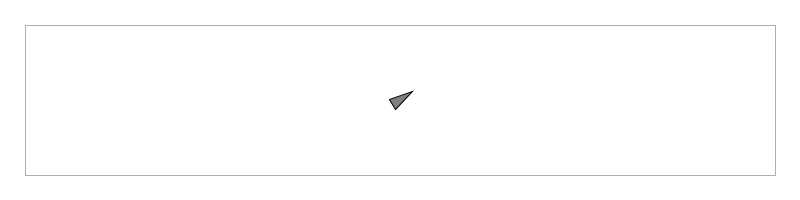
Frame 1 (no input)
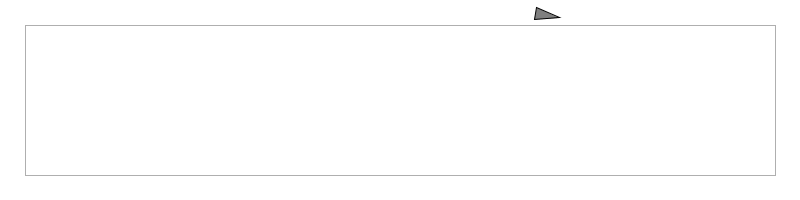
Frame 60 (the mouse pressed at the canvas centre just before this capture)
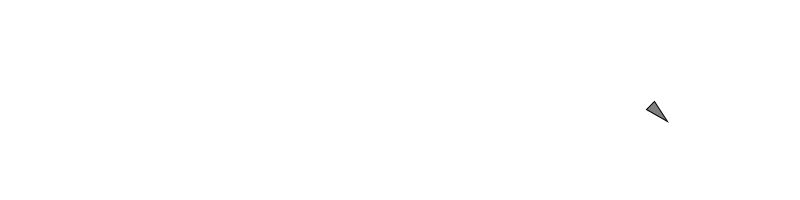
Frame 120 (the mouse held since frame 60 and released just before this capture)

The Processing sketch that drew these frames (run headless with seeded random() and noise(); from frame 60 on, the mouse is pressed at the canvas centre):

// Processing sketch: NOC_6_03_StayWithinWalls
// ── NOC_6_03_StayWithinWalls.pde
// Stay Within Walls
// Daniel Shiffman <http://www.shiffman.net>
// The Nature of Code

// "Made-up" Steering behavior to stay within walls


Vehicle v;
boolean debug = true;

float d = 25;


void setup() {
  size(800, 200);
  v = new Vehicle(width/2, height/2);
  smooth();
}

void draw() {
  background(255);

  if (debug) {
    stroke(175);
    noFill();
    rectMode(CENTER);
    rect(width/2, height/2, width-d*2, height-d*2);
  }

  v.boundaries();
  v.run();
}

void mousePressed() {
  debug = !debug;
}


// ── Vehicle.pde
// The Nature of Code
// Daniel Shiffman
// http://natureofcode.com

// The "Vehicle" class

class Vehicle {

  PVector location;
  PVector velocity;
  PVector acceleration;
  float r;

  float maxspeed;
  float maxforce;

  Vehicle(float x, float y) {
    acceleration = new PVector(0, 0);
    velocity = new PVector(3, -2);
    velocity.mult(5);
    location = new PVector(x, y);
    r = 6;
    maxspeed = 3;
    maxforce = 0.15;
  }

  void run() {
    update();
    display();
  }

  // Method to update location
  void update() {
    // Update velocity
    velocity.add(acceleration);
    // Limit speed
    velocity.limit(maxspeed);
    location.add(velocity);
    // Reset accelertion to 0 each cycle
    acceleration.mult(0);
  }

  void boundaries() {

    PVector desired = null;

    if (location.x < d) {
      desired = new PVector(maxspeed, velocity.y);
    }
    else if (location.x > width -d) {
      desired = new PVector(-maxspeed, velocity.y);
    }

    if (location.y < d) {
      desired = new PVector(velocity.x, maxspeed);
    }
    else if (location.y > height-d) {
      desired = new PVector(velocity.x, -maxspeed);
    }

    if (desired != null) {
      desired.normalize();
      desired.mult(maxspeed);
      PVector steer = PVector.sub(desired, velocity);
      steer.limit(maxforce);
      applyForce(steer);
    }
  }

  void applyForce(PVector force) {
    // We could add mass here if we want A = F / M
    acceleration.add(force);
  }


  void display() {
    // Draw a triangle rotated in the direction of velocity
    float theta = velocity.heading() + radians(90);
    fill(127);
    stroke(0);
    pushMatrix();
    translate(location.x, location.y);
    rotate(theta);
    beginShape(TRIANGLES);
    vertex(0, -r*2);
    vertex(-r, r*2);
    vertex(r, r*2);
    endShape();
    popMatrix();
  }
}
